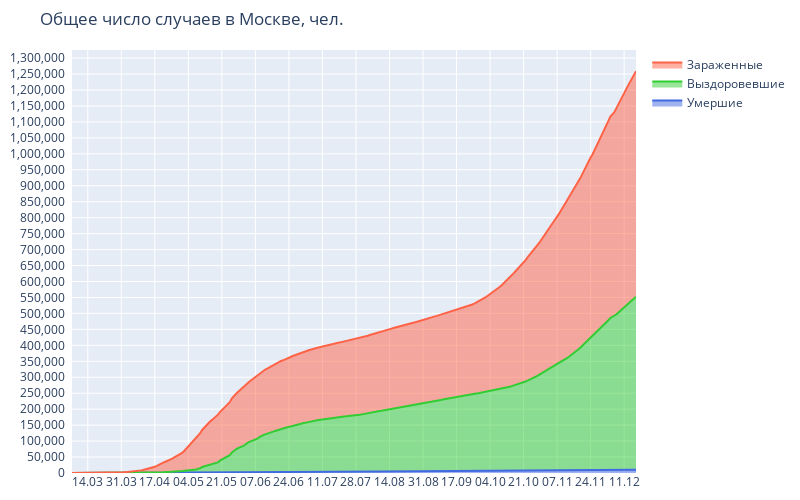

This figure's notebook cell:
### Code cell
fig = go.Figure()
fig.update_layout(
    title_text="Общее число случаев в Москве, чел.",
    autosize=False,
    width=800,
    height=500,
    xaxis=dict(
        dtick=17*24*60*60*1000,
        tickformat="%d.%m"
    ),
    yaxis=dict(
        dtick = 50_000,
        tickformat=",",
        ticksuffix="  "
    ),
    margin=dict(t=50, b=10, l=10, r=10)
)

fig.add_trace(go.Scatter(x=moscow_df["Date"], y=moscow_df["Total-Deaths"],
                         name="Умершие", stackgroup="one",
                         line=dict(color="royalblue")))
fig.add_trace(go.Scatter(x=moscow_df["Date"], y=moscow_df["Total-Recovered"],
                         name="Выздоровевшие", stackgroup="one",
                         line=dict(color="limegreen")))
fig.add_trace(go.Scatter(x=moscow_df["Date"], y=moscow_df["Total-Confirmed"],
                         name="Зараженные", stackgroup="one",
                         line=dict(color="tomato")))
fig.write_image("plots/3deaths_recovered_active_moscow.png")
fig.show()

### Figure 1 — Plotly figure (JSON) as saved in the notebook; plotly's stock layout.template omitted (floating-point values rounded to 4 significant figures; data arrays with more than 128 entries replaced by an {"elided": "..."} marker saying what was removed)
{"data": [{"line": {"color": "royalblue"}, "name": "Умершие", "stackgroup": "one", "type": "scatter", "x": {"elided": "282 str values"}, "y": {"elided": "282 int values"}}, {"line": {"color": "limegreen"}, "name": "Выздоровевшие", "stackgroup": "one", "type": "scatter", "x": {"elided": "282 str values"}, "y": {"elided": "282 int values"}}, {"line": {"color": "tomato"}, "name": "Зараженные", "stackgroup": "one", "type": "scatter", "x": {"elided": "282 str values"}, "y": {"elided": "282 int values"}}], "layout": {"autosize": false, "height": 500, "margin": {"b": 10, "l": 10, "r": 10, "t": 50}, "title": {"text": "Общее число случаев в Москве, чел."}, "width": 800, "xaxis": {"dtick": 1468800000, "tickformat": "%d.%m"}, "yaxis": {"dtick": 50000, "tickformat": ",", "ticksuffix": "  "}}}
